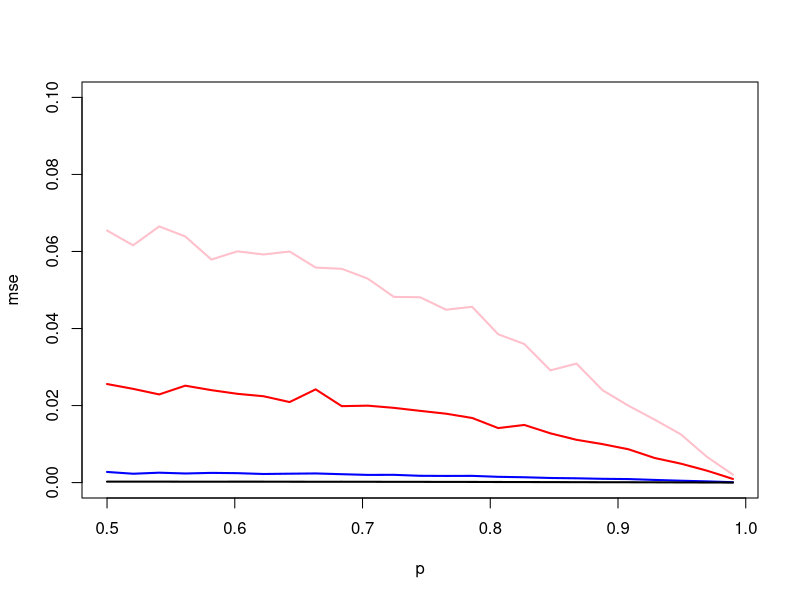
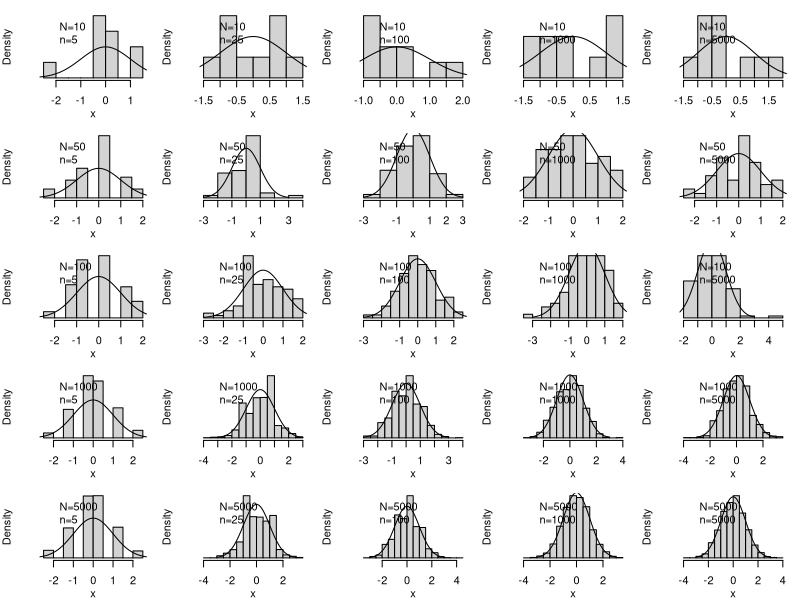
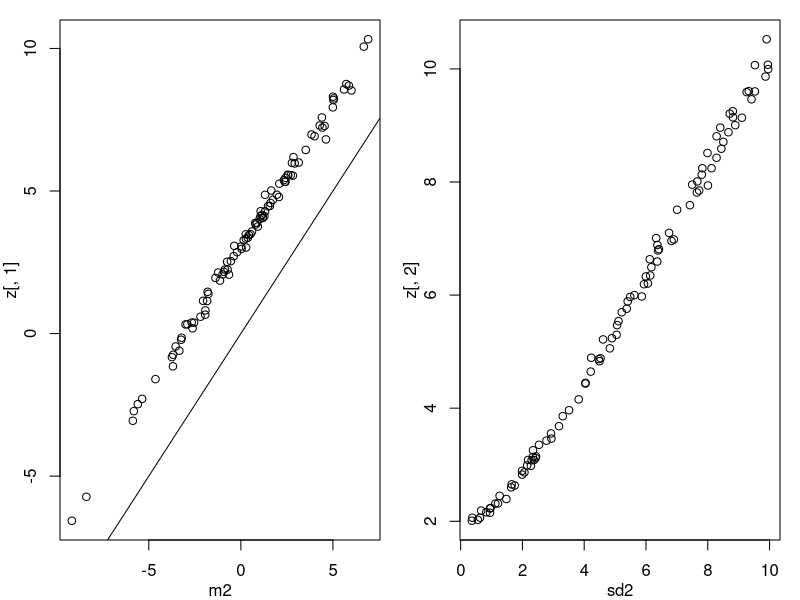
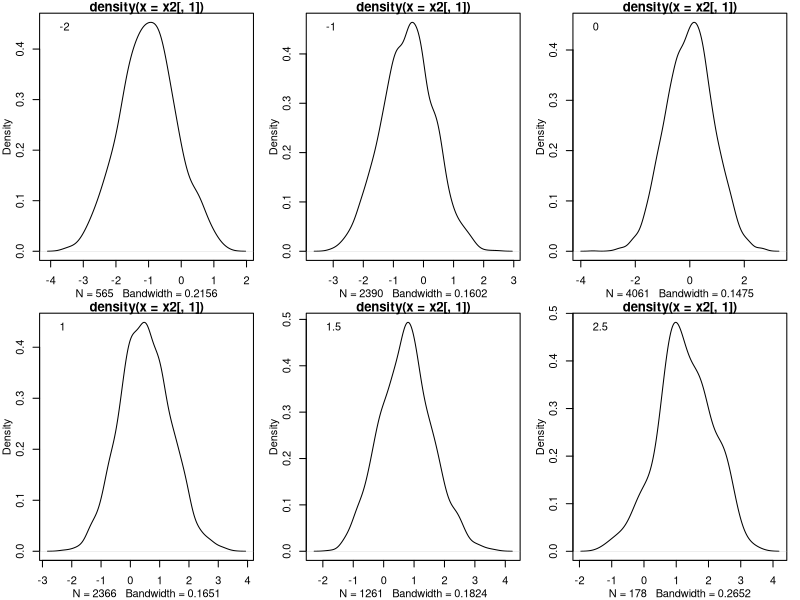

Write the R code that produced these figures, in order.
############################################################################################################
##bernoulli distribution
##how good of an estimate of p is the mean? interplay between the magnitude of p and the sample size

p.est<-list()
for (N in c(4,10,100,1000)) {
    for (p in seq(0.5,0.99,length.out=25)) {
        m<-numeric()
        for (i in 1:1000) {
            coins<-rbinom(N,1,p)
            m[i]<-mean(coins)
        }
        p.est[[paste(N,p)]]<-c(N,p,mean((m-p)^2))
    }
}

x<-data.frame(do.call("rbind",p.est))
L<-split(x,x[,1])
cols<-c("pink","red","blue","black")
plot(NULL,ylim=c(0,0.1),xlim=range(x[,2]),xlab='p',ylab='mse')
for (i in 1:length(L)) lines(L[[i]][,-1],lwd=2,col=cols[i])

##the binomial distribution


##the CLT, https://en.wikipedia.org/wiki/Central_limit_theorem
#Which is relevant, N or n, in terms of having the CLT apply?
fun<-function(N,n,p=0.5) { #N is the number of people, n is the number of tosses per person
    x<-rbinom(N,n,p)
    x<-(x-mean(x))/sd(x)
    hist(x,main='',freq=FALSE,yaxt='n')
    xv<-seq(-3,3,length.out=1000)
    lines(xv,dnorm(xv))
    legend("topleft",bty='n',c(paste0("N=",N),paste0("n=",n)))
}
par(mfrow=c(5,5),mar=c(3,3,1,1),mgp=c(2,1,0),oma=rep(0,4))
for (N in c(10,50,100,1000,5000)) for (n in c(5,25,100,1000,5000)) fun(N,n)

############################################################################################################
##the normal distribution
##Let's attempt to recover some of the most useful facts about the normal distribution from simulation

##What proportion of the distribution is more than 1.96 from the mean(=0)?
x<-rnorm(50000,mean=0,sd=1)
sum(abs(x)>1.96)/length(x) #what is this telling us?

##What does the sum of two normal variables look like?
N<-1000
m1<-3
sd1<-2
m2<-rnorm(100,mean=0,sd=3)
sd2<-runif(100,0.1,10)
out<-list()
for (i in 1:length(m2)) {
    x1<-rnorm(N,mean=m1,sd=sd1)
    ##
    x2<-rnorm(N,mean=m2[i],sd=sd2[i])
    ##
    y<-x1+x2
    m<-mean(y)
    s<-sd(y)
    out[[i]]<-c(m,s)
}
z<-do.call("rbind",out)

par(mfrow=c(1,2),mgp=c(2,1,0),mar=c(3,3,1,1))
plot(m2,z[,1]); abline(0,1)
##What does this tell us?
plot(sd2,z[,2])
##What does this suggest? 

##Note: Analytic derivations of these facts would be preferable for any number of reasons. The goal here is to get our hands dirty with some real simulations but simulations are not always the right tool for the job! 

##Now let's look at a bivariate normal distribution
library(MASS)
x<-mvrnorm(500000,mu=rep(0,2),Sigma=matrix(c(1,.5,.5,1),2,2))
##What is the distribution of a conditional look like? So if we look at the probability density when the second variable is 1.5 (or some other value)?
par(mfrow=c(2,3),mgp=c(2,1,0),mar=c(3,3,1,1))
for (val in c(-2,-1,0,1,1.5,2.5)) {
    x2<-x[abs(x[,2]-val)<.01,]
    plot(density(x2[,1]))
    legend("topleft",bty='n',legend=val)
}

##What do you think? 
##Note the centers of these distributions on the x-axis. What would you need to change in the above to change those values? 
